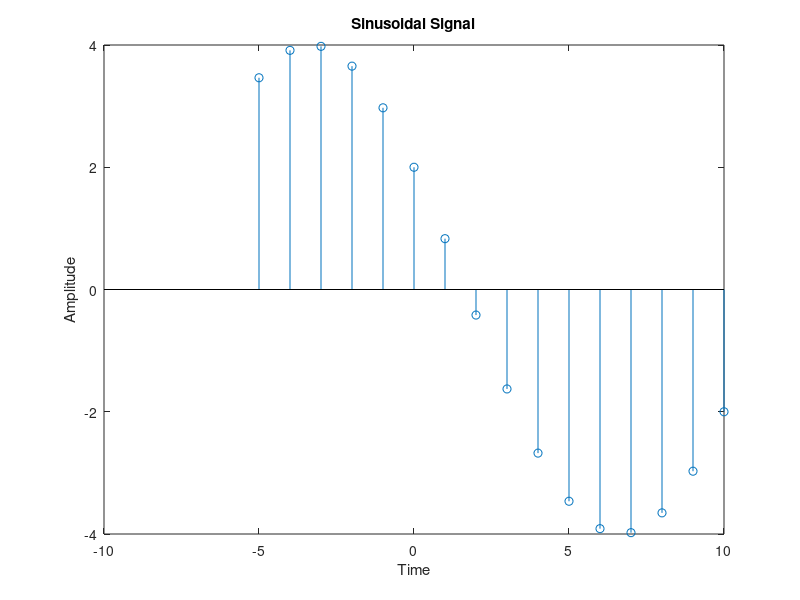

MATLAB code for this plot:
%Sinusoidal Signal
%Matlab Code
n=-5:10;
x=4*cos(0.1*pi*n+pi/3);
stem(n,x);
xlabel('Time');
ylabel('Amplitude');
title('Sinusoidal Signal');